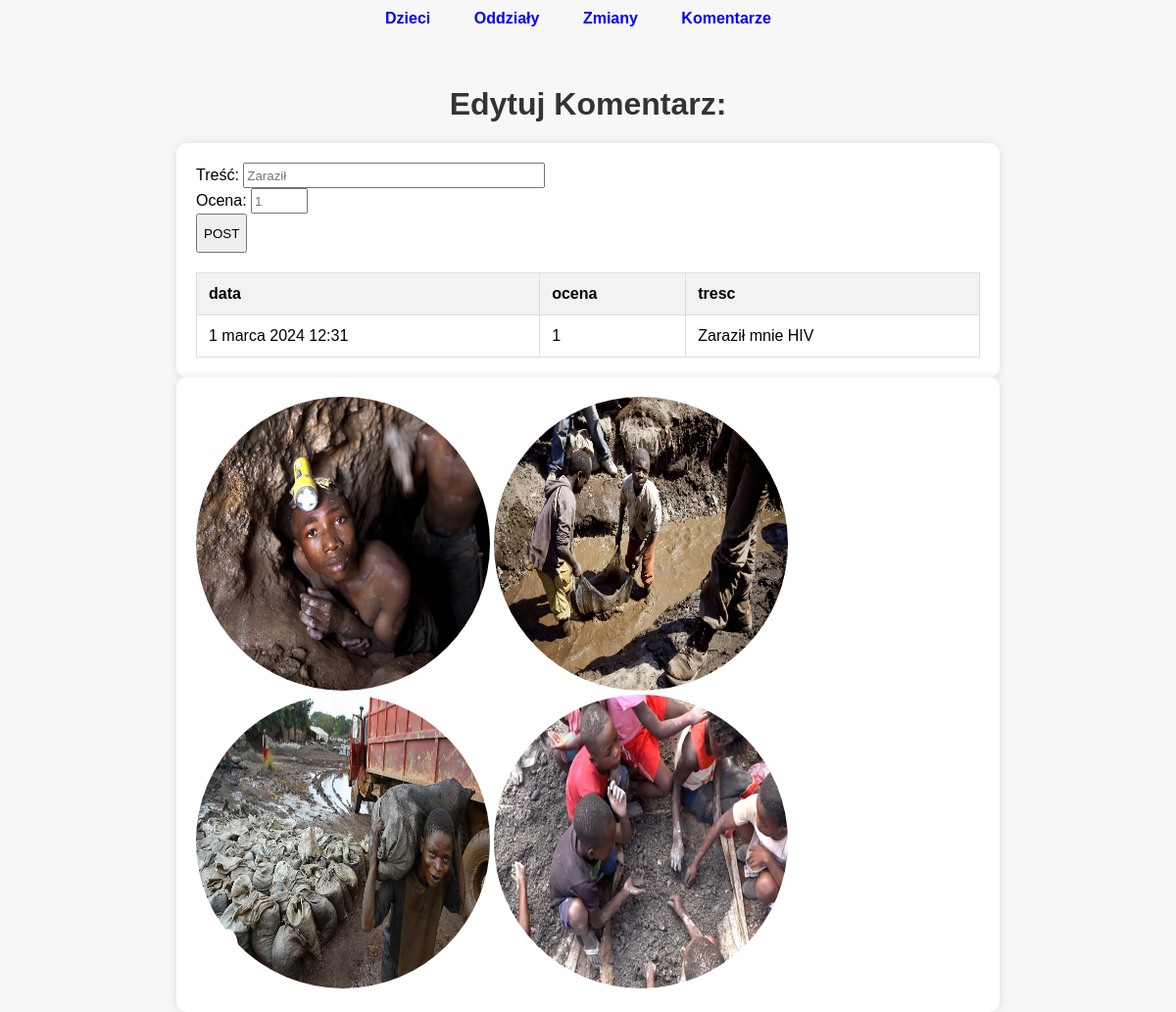
/komentarz/7/edit (signed in), run on the app's committed database.
### fabryka/models.py (models this page shows, shortened)
class Komentarz(Model):
    tresc = models.CharField(max_length=200)
    ocena = models.IntegerField()
    data = models.DateTimeField(auto_now=True)
    class Meta:
        verbose_name_plural = "Komentarze"

### fabryka/views.py (the view, shortened to what this page needs)
# urls.py: path('komentarz/<int:id>/edit', komentarz_edit, name="komentarz_edit"),
@csrf_exempt
@login_required
def komentarz_edit(request, id):
    komentarz = Komentarz.objects.get(id=id)
    zgoda = True
    context={
        'komentarz': komentarz,
    }
    return render(request, "fabryka/komentarz_edit.html", context)

### fabryka/templates/fabryka/komentarz_edit.html (shortened to what this page needs)
{% extends "fabryka/szablon.html" %}
{% block naglowek %}Edytuj Komentarz:{% endblock %}
{% block zawartosc %}
            <form action="" method="post">
                Treść: <input type="text" name="tresc" placeholder={{komentarz.tresc}}>{{trescwarning}}<br>
                Ocena: <input type="number" name="ocena" placeholder={{komentarz.ocena}}>{{ocenawarning}}<br>
                <button>POST</button><br>
            </form>
            <thead>
                <tr>
                  <th>data</th>
                  <th>ocena</th>
                  <th>tresc</th>
                </tr>
              </thead>
              <tbody>
                  <tr>
                    <td>{{komentarz.data}}</td>
                    <td>{{komentarz.ocena}}</td>
                    <td>{{komentarz.tresc}}</td>
                  </tr>
              </tbody>
{% endblock %}

### fabryka/static/css/style.css (style rules this page uses)
body { font-family: Arial, sans-serif; background-color: #f7f7f7; margin: 0; padding: 0; }
.company-table th, .company-table td { border: 1px solid #ddd; padding: 12px; text-align: left; }
.company-table th { background-color: #f2f2f2; }
input[type="text"] { height: 20px; width: 300px; }
input[type="number"] { height: 20px; width: 50px; }
button { height: 40px; width: auto; }

### data on the page
Komentarz: ocena "1", data "1 marca 2024 12:31", tresc "Zaraził mnie HIV"
